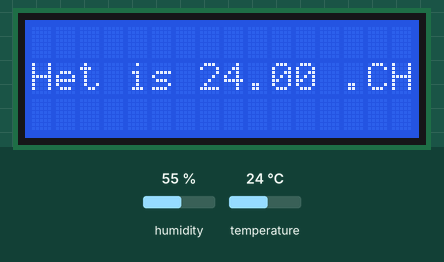
A sketch run on a simulated Arduino Mega 2560, built with avr-gcc and run on an emulated ATmega2560. Shown: 16×3 character LCD. The test bench sets the inputs (shaded band); at power-on: temperature 24 °C, humidity 55 %. What the sketch prints to the serial monitor is not drawn.

Above: at 1.2 s.
1.3 s: temperature set to 12 °C
At 11.2 s:
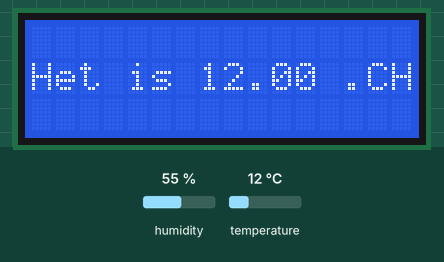
11.6 s: temperature set to 19 °C
At 21.1 s:
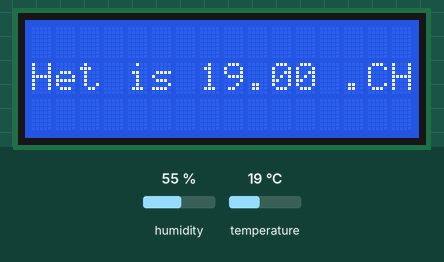
21.6 s: temperature set to 28 °C
At 31.0 s:
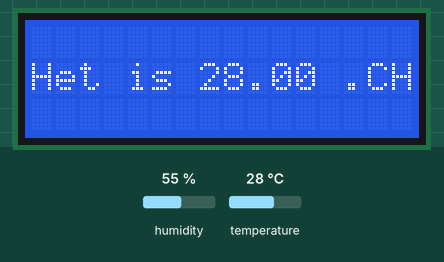
Timing chart, 0 to 32.5 s (numbered marks = the images above; inputs shaded):
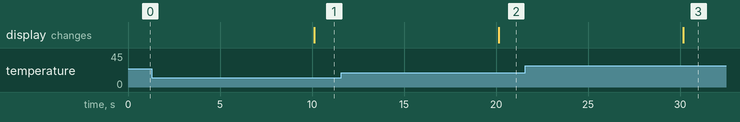

The sketch:

DHT11.ino
```cpp
#include <LiquidCrystal.h>

// initialize the library by associating any needed LCD interface pin
// with the arduino pin number it is connected to
const int rs = 3, en = 5, d4 = 9, d5 = 10, d6 = 11, d7 = 12;
LiquidCrystal lcd(rs, en, d4, d5, d6, d7);

// DHT11
#include "DHT.h"
#define DHTTYPE DHT11
uint8_t DHTPin = 24;
DHT dht(DHTPin, DHTTYPE);

float Temperature, Humidity, HeatIndex;

void setup() {
  Serial.begin(115200);
lcd.begin(16, 3);

}

void loop() {
  ReadDHT11();
  lcd.setCursor(0, 1);
  lcd.print("Het is " + String(Temperature) + " .C");
  lcd.print("Het is " + String(Humidity));
  lcd.print("Hoe heet? ") + String(HeatIndex) + "/n";
  delay(10000);
}

void ReadDHT11() {
  float temperature = round(dht.readTemperature() * 10) / 10;
  float humidity = round(dht.readHumidity() * 10) / 10;
  float heatIndex = round(dht.computeHeatIndex(temperature, humidity, false) * 10) / 10;

  if (isnan(temperature) || isnan(humidity) || isnan(heatIndex)) {
    Serial.println("DHT11 sensor error");
  }
  else {
    Temperature = temperature;
    Humidity = humidity;
    HeatIndex = heatIndex;

    Serial.println("Temp: " + String(Temperature) + " .C");
    Serial.println("Humidity: " + String(Humidity));
    Serial.println("% HeatIndex: " + String(HeatIndex) + "\n");
  }


}
```

Measured:
- after the input at 1.3 s, the display: changes after 8.8 s (image 1)
- after the input at 11.6 s, the display: changes after 8.6 s (image 2)
- after the input at 21.6 s, the display: changes after 8.6 s (image 3)
